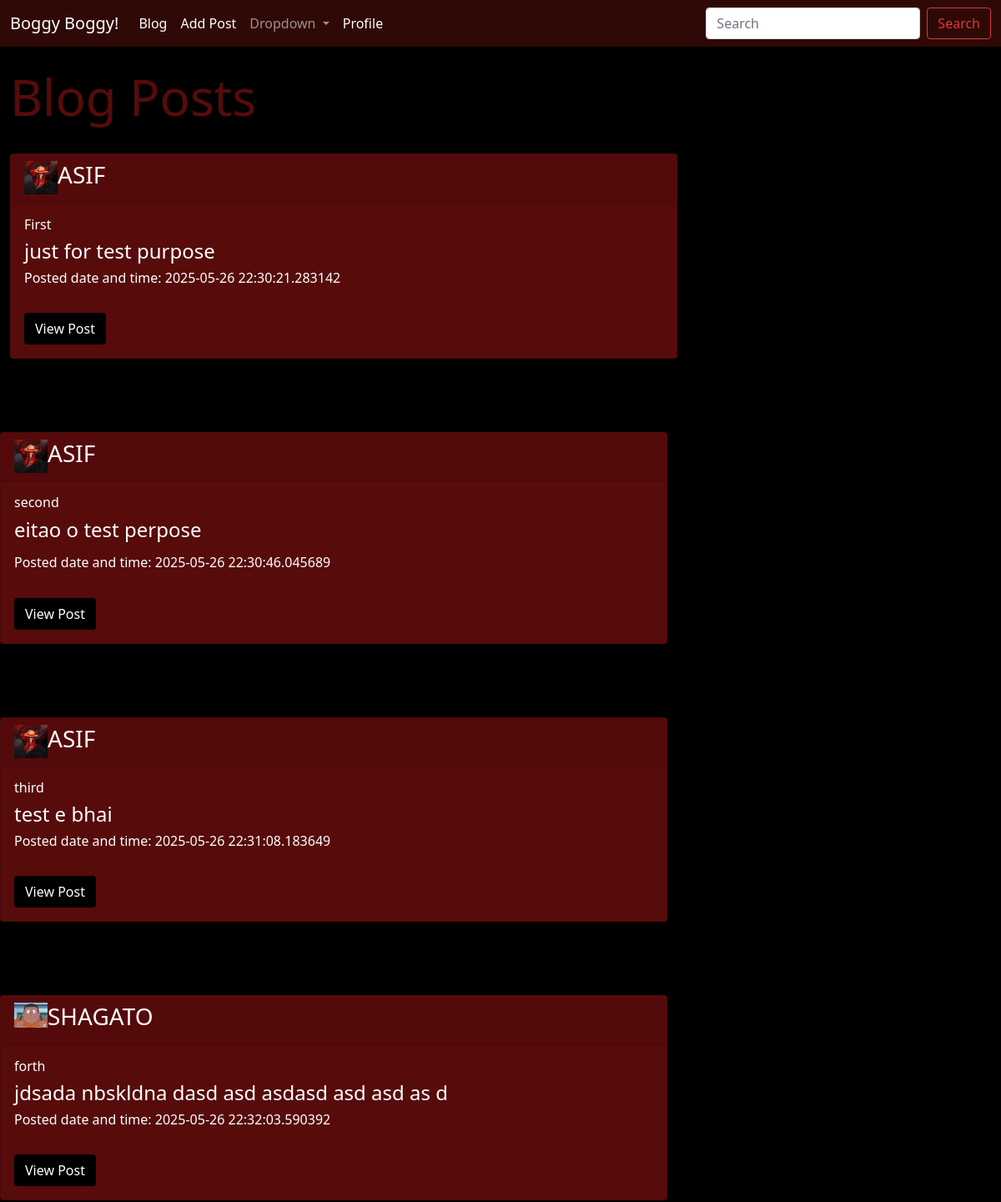
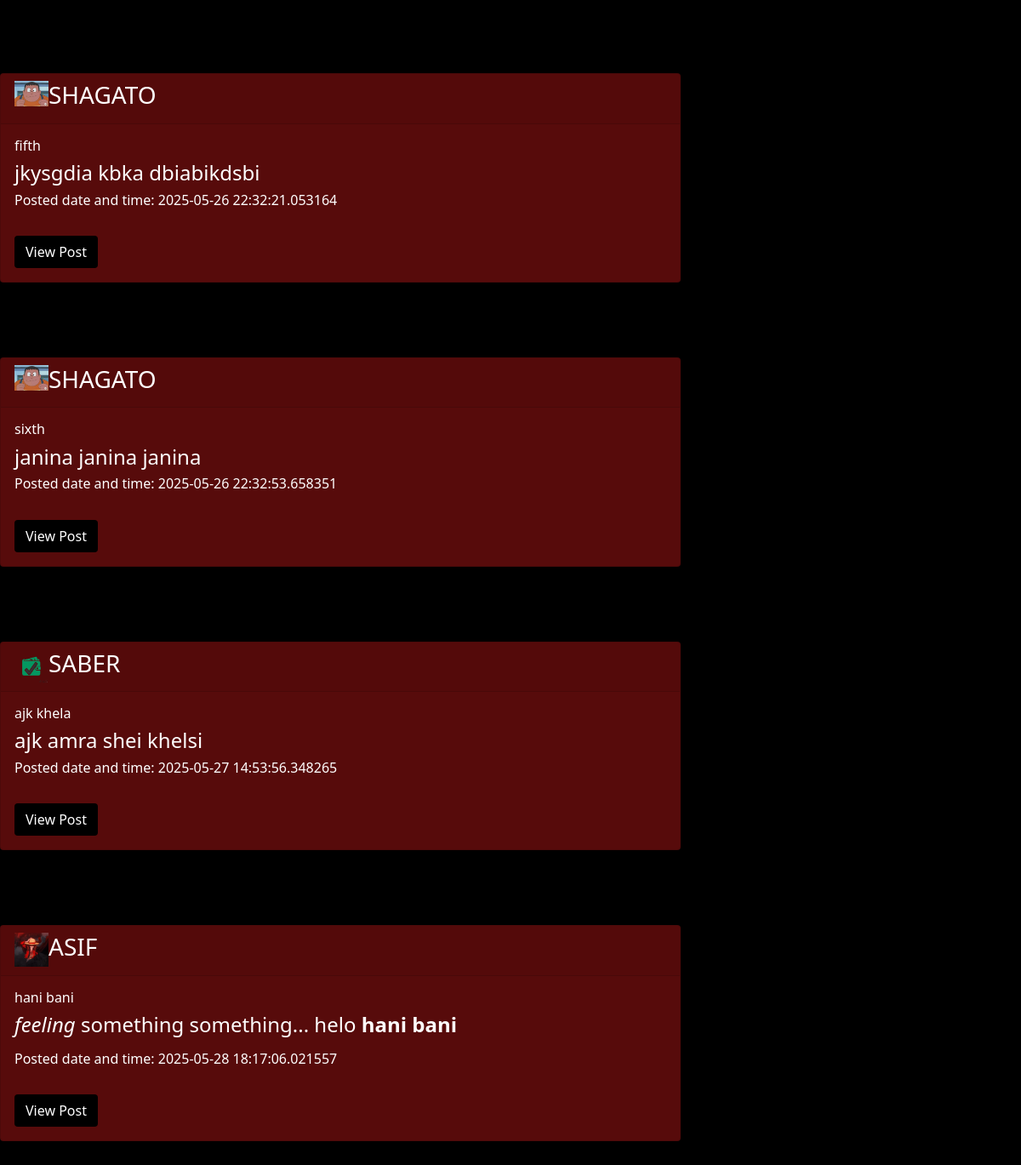
Screenshot of /posts (signed in) with the database file from the repository (2 pictures, top to bottom).
### app.py (models this page shows, shortened)
class Posts(db.Model):
    id = db.Column(db.Integer,primary_key = True)
    title =db.Column(db.String(200))
    content = db.Column(db.String (1000))
    date_posted = db.Column(db.DateTime, default=datetime.utcnow)
    slug = db.Column(db.String(200))
    poster_id = db.Column(db.Integer, db.ForeignKey('users.id'))

class Users(db.Model, UserMixin):
    id = db.Column(db.Integer,primary_key=True)
    username = db.Column(db.String(200), nullable=False,unique=True)
    name = db.Column(db.String(200),nullable=False)
    email = db.Column(db.String(200),nullable=False, unique=True)
    month = db.Column(db.String(20))
    date_added = db.Column(db.DateTime, default=datetime.utcnow)
    about = db.Column(db.Text(1000),nullable=True)
    profile_pic = db.Column(db.String(),nullable=True)
    password_hash = db.Column(db.String(200))
    posts = db.relationship('Posts', backref='poster')
    @property
    def password(self):
        raise AttributeError("Password is not readable.")

### app.py (the view)
@app.route('/posts')
@login_required
def posts():
    posts = Posts.query.order_by(Posts.date_posted)
    return render_template("posts.html", posts=posts)

### webforms.py
class SearchForm(FlaskForm):
    searched = StringField("Searched", validators=[DataRequired()])
    submit = SubmitField("Submit")

### app.py (called while the page is built)
@app.context_processor
def base():
    form = SearchForm()
    return dict(form=form)

@login_manager.user_loader
def load_user(user_id):
    return Users.query.get(int(user_id))

### templates/posts.html (shortened to what this page needs)
{% extends 'base.html' %}
{% block content %}
<h1 style="color:rgb(87, 11, 11);">Blog Posts</h1><br/>
{% for i in posts %}
    <div class="card text-white mb-3" style="max-width: 50rem; background-color: rgb(87, 11, 11);">
        <div class="card-header">
                    {% if current_user.profile_pic %}
          <img src="{{ url_for('static',filename='images/'~ i.poster.profile_pic)}}" width='40' align="left">
        {% else %}
          <img src="{{ url_for('static',filename='images/luffy.jpg')}}" width='40' align="left">
        {% endif %}
            <h3>{{ i.poster.name|upper }}</h3></div>
        <div class="card-body">
            <h6>{{ i.title }}</h6>
            <h4>{{ i.content|safe }}</h4>
            <h6>Posted date and time: {{ i.date_posted }}</h6><br/>
            <form method="POST">
                <button type="button" class="btn"  style="background-color: rgb(0, 0, 0); color: rgb(255, 255, 255);" onclick="window.location.href='{{ url_for('post',id=i.id) }}'">View Post</button>
            </form>
        </div>
        </div>
    </div>
    <br/><br/><br/>
{% endfor %}
{% endblock %}

### static/css/style.css (style rules this page uses)
h1 { font-size: 60px; }
body { background: #000000; color:rgb(255, 255, 255) }

### rows the page displays
Posts: profile_pic (picture), poster.name "ASIF", title "First", content "just for test purpose", date_posted "2025-05-26 22:30:21.283142"
Posts: profile_pic (picture), poster.name "ASIF", title "second", content "eitao o test perpose", date_posted "2025-05-26 22:30:46.045689"
Posts: profile_pic (picture), poster.name "ASIF", title "third", content "test e bhai", date_posted "2025-05-26 22:31:08.183649"
Posts: profile_pic (picture), poster.name "SHAGATO", title "forth", content "jdsada nbskldna dasd asd asdasd asd asd as d", date_posted "2025-05-26 22:32:03.590392"
Posts: profile_pic (picture), poster.name "SHAGATO", title "fifth", content "jkysgdia kbka dbiabikdsbi", date_posted "2025-05-26 22:32:21.053164"
Posts: profile_pic (picture), poster.name "SHAGATO", title "sixth", content "janina janina janina", date_posted "2025-05-26 22:32:53.658351"
Posts: profile_pic (picture), poster.name "SABER", title "ajk khela", content "ajk amra shei khelsi", date_posted "2025-05-27 14:53:56.348265"
Posts: profile_pic (picture), poster.name "ASIF", title "hani bani", content "feeling something something... helo hani bani", date_posted "2025-05-28 18:17:06.021557"
